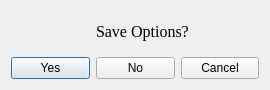
<?xml version="1.0" encoding="UTF-8"?>
<ui version="4.0">
 <class>Dialog</class>
 <widget class="QDialog" name="Dialog">
  <property name="geometry">
   <rect>
    <x>0</x>
    <y>0</y>
    <width>270</width>
    <height>90</height>
   </rect>
  </property>
  <property name="minimumSize">
   <size>
    <width>270</width>
    <height>90</height>
   </size>
  </property>
  <property name="maximumSize">
   <size>
    <width>270</width>
    <height>90</height>
   </size>
  </property>
  <property name="windowTitle">
   <string>Close</string>
  </property>
  <layout class="QGridLayout" name="gridLayout">
   <item row="1" column="0">
    <widget class="QPushButton" name="pushButton">
     <property name="text">
      <string>Yes</string>
     </property>
    </widget>
   </item>
   <item row="1" column="1">
    <widget class="QPushButton" name="pushButton_2">
     <property name="text">
      <string>No</string>
     </property>
    </widget>
   </item>
   <item row="1" column="2">
    <widget class="QPushButton" name="pushButton_3">
     <property name="text">
      <string>Cancel</string>
     </property>
    </widget>
   </item>
   <item row="0" column="1" colspan="2">
    <widget class="QLabel" name="label">
     <property name="font">
      <font>
       <family>Times New Roman</family>
       <pointsize>12</pointsize>
       <kerning>true</kerning>
      </font>
     </property>
     <property name="text">
      <string>Save Options?</string>
     </property>
    </widget>
   </item>
  </layout>
 </widget>
 <resources/>
 <connections/>
</ui>
